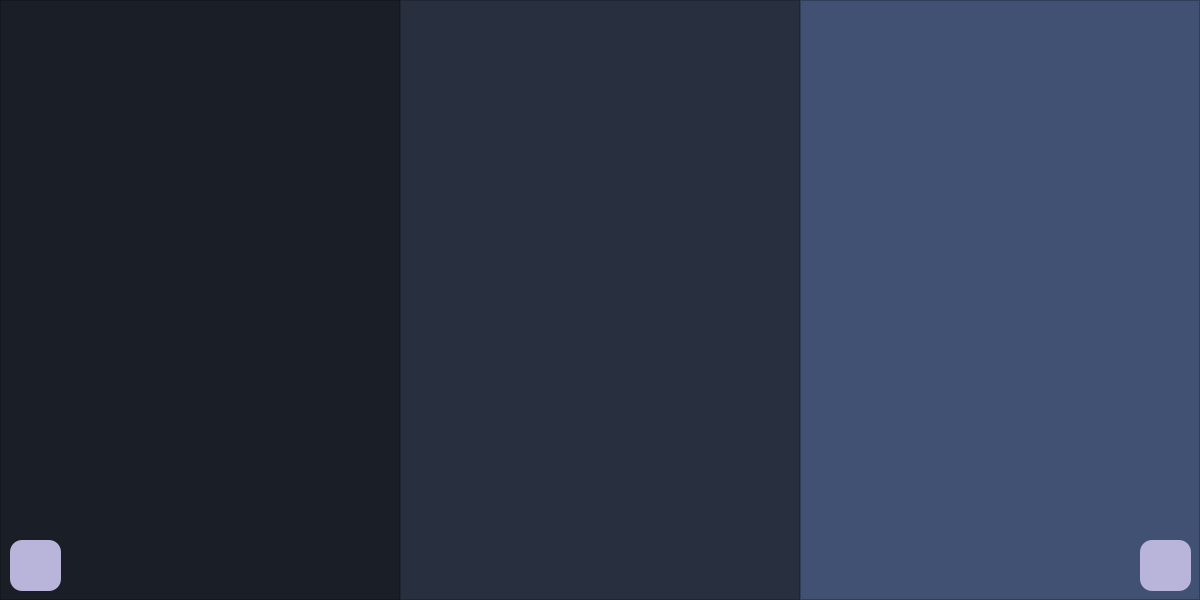
<?xml version="1.0" encoding="UTF-8"?>
<ui version="4.0">
 <class>MainWindow</class>
 <widget class="QMainWindow" name="MainWindow">
  <property name="geometry">
   <rect>
    <x>0</x>
    <y>0</y>
    <width>1200</width>
    <height>600</height>
   </rect>
  </property>
  <property name="windowTitle">
   <string>MainWindow</string>
  </property>
  <widget class="QWidget" name="centralwidget">
   <widget class="QFrame" name="frame">
    <property name="geometry">
     <rect>
      <x>0</x>
      <y>0</y>
      <width>400</width>
      <height>600</height>
     </rect>
    </property>
    <property name="styleSheet">
     <string notr="true">background-color:#1A1E26</string>
    </property>
    <property name="frameShape">
     <enum>QFrame::StyledPanel</enum>
    </property>
    <property name="frameShadow">
     <enum>QFrame::Raised</enum>
    </property>
    <widget class="QTextEdit" name="text1">
     <property name="geometry">
      <rect>
       <x>0</x>
       <y>0</y>
       <width>400</width>
       <height>600</height>
      </rect>
     </property>
     <property name="font">
      <font>
       <family>RomanD</family>
       <pointsize>18</pointsize>
      </font>
     </property>
     <property name="styleSheet">
      <string notr="true">color: #B9B4D9</string>
     </property>
     <property name="html">
      <string>&lt;!DOCTYPE HTML PUBLIC &quot;-//W3C//DTD HTML 4.0//EN&quot; &quot;http://www.w3.org/TR/REC-html40/strict.dtd&quot;&gt;
&lt;html&gt;&lt;head&gt;&lt;meta name=&quot;qrichtext&quot; content=&quot;1&quot; /&gt;&lt;style type=&quot;text/css&quot;&gt;
p, li { white-space: pre-wrap; }
&lt;/style&gt;&lt;/head&gt;&lt;body style=&quot; font-family:'RomanD'; font-size:18pt; font-weight:400; font-style:normal;&quot;&gt;
&lt;p style=&quot;-qt-paragraph-type:empty; margin-top:0px; margin-bottom:0px; margin-left:0px; margin-right:0px; -qt-block-indent:0; text-indent:0px;&quot;&gt;&lt;br /&gt;&lt;/p&gt;&lt;/body&gt;&lt;/html&gt;</string>
     </property>
    </widget>
    <widget class="QPushButton" name="b_refresh">
     <property name="geometry">
      <rect>
       <x>10</x>
       <y>540</y>
       <width>51</width>
       <height>51</height>
      </rect>
     </property>
     <property name="styleSheet">
      <string notr="true">QPushButton {
	background-color:#B9B4D9;
	border-radius: 12px;
    color: white;
	background-image: url();
    padding: 10px 20px;
}
QPushButton:hover {
    background-color: qlineargradient(x1:0, y1:0, x2:1, y2:1, stop:0 #405173, stop:1 #283040);
}
QPushButton:pressed {
    background-color: qlineargradient(x1:0, y1:0, x2:1, y2:1, stop:0 #283040, stop:1 #405173);
    border-radius: 12px;
    color: white;
	background-image: url();
    padding: 10px 20px;
    font-size: 16px;
    font-weight: bold;
}
</string>
     </property>
     <property name="text">
      <string/>
     </property>
     <property name="icon">
      <iconset>
       <normaloff>free-icon-font-refresh-3917766.png</normaloff>free-icon-font-refresh-3917766.png</iconset>
     </property>
    </widget>
   </widget>
   <widget class="QFrame" name="frame_2">
    <property name="geometry">
     <rect>
      <x>400</x>
      <y>0</y>
      <width>400</width>
      <height>600</height>
     </rect>
    </property>
    <property name="styleSheet">
     <string notr="true">background-color: #283040</string>
    </property>
    <property name="frameShape">
     <enum>QFrame::StyledPanel</enum>
    </property>
    <property name="frameShadow">
     <enum>QFrame::Raised</enum>
    </property>
    <widget class="QTextEdit" name="text2">
     <property name="geometry">
      <rect>
       <x>0</x>
       <y>0</y>
       <width>400</width>
       <height>600</height>
      </rect>
     </property>
     <property name="font">
      <font>
       <family>RomanD</family>
       <pointsize>18</pointsize>
      </font>
     </property>
     <property name="styleSheet">
      <string notr="true">color: #B9B4D9</string>
     </property>
     <property name="html">
      <string>&lt;!DOCTYPE HTML PUBLIC &quot;-//W3C//DTD HTML 4.0//EN&quot; &quot;http://www.w3.org/TR/REC-html40/strict.dtd&quot;&gt;
&lt;html&gt;&lt;head&gt;&lt;meta name=&quot;qrichtext&quot; content=&quot;1&quot; /&gt;&lt;style type=&quot;text/css&quot;&gt;
p, li { white-space: pre-wrap; }
&lt;/style&gt;&lt;/head&gt;&lt;body style=&quot; font-family:'RomanD'; font-size:18pt; font-weight:400; font-style:normal;&quot;&gt;
&lt;p style=&quot;-qt-paragraph-type:empty; margin-top:0px; margin-bottom:0px; margin-left:0px; margin-right:0px; -qt-block-indent:0; text-indent:0px;&quot;&gt;&lt;br /&gt;&lt;/p&gt;&lt;/body&gt;&lt;/html&gt;</string>
     </property>
    </widget>
   </widget>
   <widget class="QFrame" name="frame_3">
    <property name="geometry">
     <rect>
      <x>800</x>
      <y>0</y>
      <width>400</width>
      <height>600</height>
     </rect>
    </property>
    <property name="styleSheet">
     <string notr="true">background-color: #405173;


</string>
    </property>
    <property name="frameShape">
     <enum>QFrame::StyledPanel</enum>
    </property>
    <property name="frameShadow">
     <enum>QFrame::Raised</enum>
    </property>
    <widget class="QTextEdit" name="text3">
     <property name="geometry">
      <rect>
       <x>0</x>
       <y>0</y>
       <width>400</width>
       <height>600</height>
      </rect>
     </property>
     <property name="font">
      <font>
       <family>RomanD</family>
       <pointsize>18</pointsize>
      </font>
     </property>
     <property name="styleSheet">
      <string notr="true">color: #B9B4D9</string>
     </property>
     <property name="html">
      <string>&lt;!DOCTYPE HTML PUBLIC &quot;-//W3C//DTD HTML 4.0//EN&quot; &quot;http://www.w3.org/TR/REC-html40/strict.dtd&quot;&gt;
&lt;html&gt;&lt;head&gt;&lt;meta name=&quot;qrichtext&quot; content=&quot;1&quot; /&gt;&lt;style type=&quot;text/css&quot;&gt;
p, li { white-space: pre-wrap; }
&lt;/style&gt;&lt;/head&gt;&lt;body style=&quot; font-family:'RomanD'; font-size:18pt; font-weight:400; font-style:normal;&quot;&gt;
&lt;p style=&quot;-qt-paragraph-type:empty; margin-top:0px; margin-bottom:0px; margin-left:0px; margin-right:0px; -qt-block-indent:0; text-indent:0px; font-family:'RomanS';&quot;&gt;&lt;br /&gt;&lt;/p&gt;&lt;/body&gt;&lt;/html&gt;</string>
     </property>
    </widget>
    <widget class="QPushButton" name="b_save">
     <property name="geometry">
      <rect>
       <x>340</x>
       <y>540</y>
       <width>51</width>
       <height>51</height>
      </rect>
     </property>
     <property name="styleSheet">
      <string notr="true">QPushButton {
	background-color:#B9B4D9;
	border-radius: 12px;
    color: white;
	background-image: url();
    padding: 10px 20px;
}
QPushButton:hover {
    background-color: qlineargradient(x1:0, y1:0, x2:1, y2:1, stop:0 #405173, stop:1 #283040);
}
QPushButton:pressed {
    background-color: qlineargradient(x1:0, y1:0, x2:1, y2:1, stop:0 #283040, stop:1 #405173);
    border-radius: 12px;
    color: white;
	background-image: url();
    padding: 10px 20px;
    font-size: 16px;
    font-weight: bold;
}
</string>
     </property>
     <property name="text">
      <string/>
     </property>
     <property name="icon">
      <iconset>
       <normaloff>free-icon-font-add-document-3914295.png</normaloff>free-icon-font-add-document-3914295.png</iconset>
     </property>
    </widget>
   </widget>
  </widget>
 </widget>
 <resources/>
 <connections/>
</ui>
